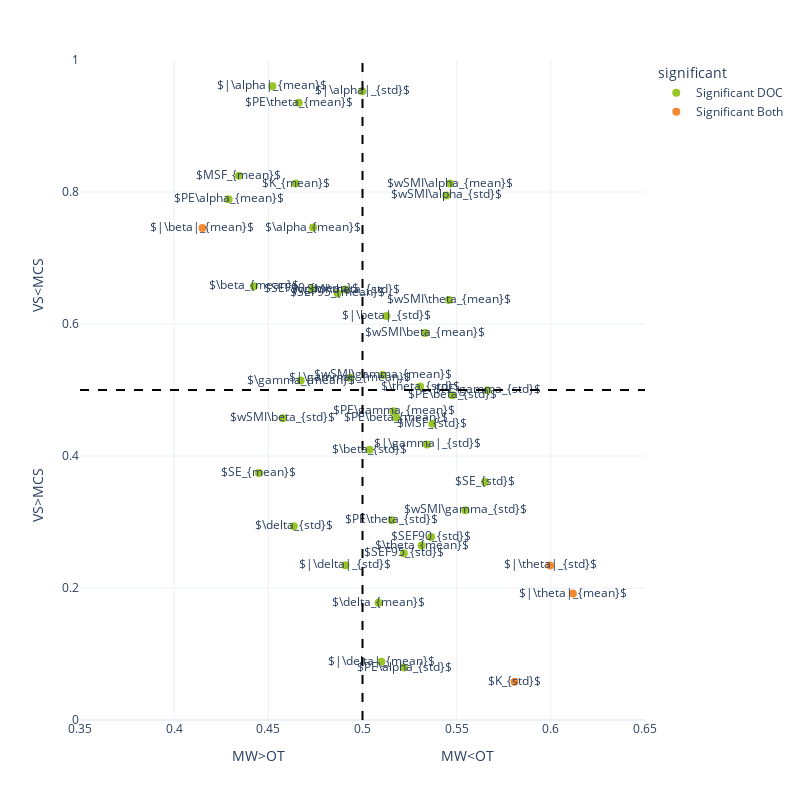

The notebook cell saved with this chart:
### Code cell
fig = px.scatter(df_contrast.query("significant != 'Not significant'"),x = 'AUC_mind', y = 'AUC_doc', template = "plotly_white", text = 'markers',
                 color_discrete_sequence = [green, orange, lblue],
                 color = 'significant',
                #symbol_sequence = ['circle-open','circle','hexagram' ],

                 #category_orders = {'significant': ['p > 0.05','p < 0.05 uncorrected', 'p < 0.05 FDR corrected']}, 
                 labels = {'AUC_mind': f'MW>OT                                       MW<OT', 
                           'AUC_doc':'VS>MCS                                       VS<MCS'}

                )

fig.add_vline(x=0.5, line_width=2, line_dash="dash", line_color="black")
fig.add_hline(y=0.5, line_width=2, line_dash="dash", line_color="black")

fig.update_traces(marker=dict(size = 8))

fig.update_layout(
    autosize=False,
    width=800,
    height=800,
    xaxis= {'range': (0.35, 0.65),
            #'showticklabels': True,
            #'tickmode': 'linear'
           },
    yaxis = {'range': (0, 1),
            #'showticklabels': True,
            #'tickmode': 'linear',
        }

)

fig.show()

### Figure 1 — Plotly figure (JSON) as saved in the notebook; plotly's stock layout.template omitted (floating-point values rounded to 4 significant figures)
{"data": [{"hovertemplate": "significant=Significant DOC<br>MW>OT                                       MW<OT=%{x}<br>VS>MCS                                       VS<MCS=%{y}<br>markers=%{text}<extra></extra>", "legendgroup": "Significant DOC", "marker": {"color": "#9AC529", "size": 8, "symbol": "circle"}, "mode": "markers+text", "name": "Significant DOC", "orientation": "v", "showlegend": true, "text": ["$wSMI\\gamma_{mean}$", "$wSMI\\gamma_{std}$", "$wSMI\\beta_{mean}$", "$wSMI\\beta_{std}$", "$wSMI\\alpha_{mean}$", "$wSMI\\alpha_{std}$", "$wSMI\\theta_{mean}$", "$wSMI\\theta_{std}$", "$PE\\gamma_{mean}$", "$PE\\gamma_{std}$", "$PE\\beta_{mean}$", "$PE\\beta_{std}$", "$PE\\alpha_{mean}$", "$PE\\alpha_{std}$", "$PE\\theta_{mean}$", "$PE\\theta_{std}$", "$K_{mean}$", "$SE_{mean}$", "$SE_{std}$", "$MSF_{mean}$", "$MSF_{std}$", "$SEF90_{mean}$", "$SEF90_{std}$", "$SEF95_{mean}$", "$SEF95_{std}$", "$\\beta_{mean}$", "$\\beta_{std}$", "$|\\beta|_{std}$", "$\\gamma_{mean}$", "$|\\gamma|_{mean}$", "$|\\gamma|_{std}$", "$\\theta_{mean}$", "$\\theta_{std}$", "$\\delta_{mean}$", "$\\delta_{std}$", "$|\\delta|_{mean}$", "$|\\delta|_{std}$", "$|\\alpha|_{mean}$", "$|\\alpha|_{std}$", "$\\alpha_{mean}$"], "type": "scatter", "x": [0.5108, 0.5546, 0.5332, 0.4577, 0.5464, 0.5445, 0.5459, 0.491, 0.5165, 0.5663, 0.5179, 0.5477, 0.4289, 0.5221, 0.4661, 0.5156, 0.4645, 0.445, 0.5651, 0.4344, 0.5371, 0.4731, 0.5365, 0.4868, 0.5219, 0.4424, 0.5038, 0.5127, 0.4672, 0.4934, 0.5343, 0.5314, 0.5306, 0.5086, 0.4635, 0.51, 0.4909, 0.4521, 0.4999, 0.4738], "xaxis": "x", "y": [0.5229, 0.3177, 0.5864, 0.4571, 0.8128, 0.7948, 0.6365, 0.6522, 0.4677, 0.4998, 0.4583, 0.492, 0.7889, 0.07951, 0.9354, 0.3028, 0.8128, 0.3741, 0.3608, 0.8245, 0.4489, 0.653, 0.2773, 0.6467, 0.2526, 0.6573, 0.4093, 0.6122, 0.5143, 0.5186, 0.4175, 0.2644, 0.5053, 0.1778, 0.2934, 0.08813, 0.2346, 0.96, 0.9526, 0.7462], "yaxis": "y"}, {"hovertemplate": "significant=Significant Both<br>MW>OT                                       MW<OT=%{x}<br>VS>MCS                                       VS<MCS=%{y}<br>markers=%{text}<extra></extra>", "legendgroup": "Significant Both", "marker": {"color": "#F38A31", "size": 8, "symbol": "circle"}, "mode": "markers+text", "name": "Significant Both", "orientation": "v", "showlegend": true, "text": ["$K_{std}$", "$|\\beta|_{mean}$", "$|\\theta|_{mean}$", "$|\\theta|_{std}$"], "type": "scatter", "x": [0.5807, 0.415, 0.6117, 0.5996], "xaxis": "x", "y": [0.05797, 0.7454, 0.1915, 0.2342], "yaxis": "y"}], "layout": {"autosize": false, "height": 800, "legend": {"title": {"text": "significant"}, "tracegroupgap": 0}, "margin": {"t": 60}, "shapes": [{"line": {"color": "black", "dash": "dash", "width": 2}, "type": "line", "x0": 0.5, "x1": 0.5, "xref": "x", "y0": 0, "y1": 1, "yref": "y domain"}, {"line": {"color": "black", "dash": "dash", "width": 2}, "type": "line", "x0": 0, "x1": 1, "xref": "x domain", "y0": 0.5, "y1": 0.5, "yref": "y"}], "width": 800, "xaxis": {"anchor": "y", "domain": [0, 1], "range": [0.35, 0.65], "title": {"text": "MW>OT                                       MW<OT"}, "type": "linear"}, "yaxis": {"anchor": "x", "domain": [0, 1], "range": [0, 1], "title": {"text": "VS>MCS                                       VS<MCS"}, "type": "linear"}}}
